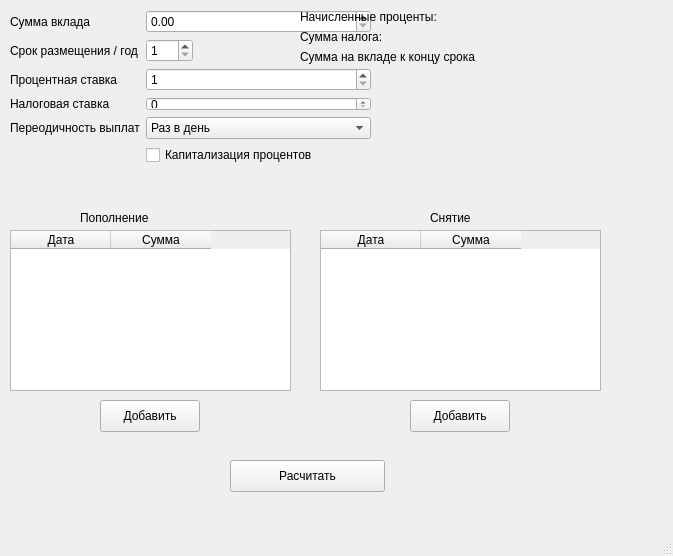
<?xml version="1.0" encoding="UTF-8"?>
<ui version="4.0">
 <class>debitWindow</class>
 <widget class="QMainWindow" name="debitWindow">
  <property name="geometry">
   <rect>
    <x>0</x>
    <y>0</y>
    <width>673</width>
    <height>556</height>
   </rect>
  </property>
  <property name="windowTitle">
   <string>MainWindow</string>
  </property>
  <widget class="QWidget" name="centralwidget">
   <widget class="QWidget" name="formLayoutWidget">
    <property name="geometry">
     <rect>
      <x>10</x>
      <y>10</y>
      <width>361</width>
      <height>201</height>
     </rect>
    </property>
    <layout class="QFormLayout" name="formLayout">
     <item row="0" column="0">
      <widget class="QLabel" name="label">
       <property name="text">
        <string>Сумма вклада</string>
       </property>
      </widget>
     </item>
     <item row="0" column="1">
      <widget class="QDoubleSpinBox" name="doubleSpinBox_amount">
       <property name="maximum">
        <double>1000000000.000000000000000</double>
       </property>
      </widget>
     </item>
     <item row="1" column="0">
      <widget class="QLabel" name="label_2">
       <property name="text">
        <string>Срок размещения / год</string>
       </property>
      </widget>
     </item>
     <item row="1" column="1">
      <widget class="QSpinBox" name="spinBox_period">
       <property name="sizePolicy">
        <sizepolicy hsizetype="Maximum" vsizetype="Maximum">
         <horstretch>0</horstretch>
         <verstretch>0</verstretch>
        </sizepolicy>
       </property>
       <property name="minimum">
        <number>1</number>
       </property>
       <property name="maximum">
        <number>600</number>
       </property>
      </widget>
     </item>
     <item row="2" column="0">
      <widget class="QLabel" name="label_3">
       <property name="text">
        <string>Процентная ставка</string>
       </property>
      </widget>
     </item>
     <item row="2" column="1">
      <widget class="QSpinBox" name="spinBox_interest">
       <property name="sizePolicy">
        <sizepolicy hsizetype="Expanding" vsizetype="Fixed">
         <horstretch>0</horstretch>
         <verstretch>0</verstretch>
        </sizepolicy>
       </property>
       <property name="minimum">
        <number>1</number>
       </property>
       <property name="maximum">
        <number>100</number>
       </property>
      </widget>
     </item>
     <item row="3" column="0">
      <widget class="QLabel" name="label_4">
       <property name="text">
        <string>Налоговая ставка</string>
       </property>
      </widget>
     </item>
     <item row="3" column="1">
      <widget class="QSpinBox" name="spinBox_tax">
       <property name="sizePolicy">
        <sizepolicy hsizetype="Expanding" vsizetype="Ignored">
         <horstretch>0</horstretch>
         <verstretch>0</verstretch>
        </sizepolicy>
       </property>
       <property name="minimum">
        <number>0</number>
       </property>
       <property name="maximum">
        <number>100</number>
       </property>
      </widget>
     </item>
     <item row="4" column="0">
      <widget class="QLabel" name="label_5">
       <property name="text">
        <string>Переодичность выплат</string>
       </property>
      </widget>
     </item>
     <item row="4" column="1">
      <widget class="QComboBox" name="comboBox">
       <item>
        <property name="text">
         <string>Раз в день</string>
        </property>
       </item>
       <item>
        <property name="text">
         <string>Раз в неделю</string>
        </property>
       </item>
       <item>
        <property name="text">
         <string>Раз в месяц</string>
        </property>
       </item>
       <item>
        <property name="text">
         <string>Раз в квартал</string>
        </property>
       </item>
       <item>
        <property name="text">
         <string>Раз в пол года</string>
        </property>
       </item>
       <item>
        <property name="text">
         <string>Раз в год</string>
        </property>
       </item>
       <item>
        <property name="text">
         <string>В конце срока</string>
        </property>
       </item>
      </widget>
     </item>
     <item row="5" column="1">
      <widget class="QCheckBox" name="checkBox">
       <property name="text">
        <string>Капитализация процентов</string>
       </property>
      </widget>
     </item>
    </layout>
   </widget>
   <widget class="QLabel" name="label_6">
    <property name="geometry">
     <rect>
      <x>340</x>
      <y>20</y>
      <width>121</width>
      <height>16</height>
     </rect>
    </property>
    <property name="text">
     <string/>
    </property>
   </widget>
   <widget class="QWidget" name="formLayoutWidget_2">
    <property name="geometry">
     <rect>
      <x>300</x>
      <y>10</y>
      <width>361</width>
      <height>191</height>
     </rect>
    </property>
    <layout class="QFormLayout" name="formLayout_2">
     <item row="0" column="0">
      <widget class="QLabel" name="label_7">
       <property name="text">
        <string>Начисленные проценты: </string>
       </property>
      </widget>
     </item>
     <item row="1" column="0">
      <widget class="QLabel" name="label_8">
       <property name="text">
        <string>Сумма налога:</string>
       </property>
      </widget>
     </item>
     <item row="2" column="0">
      <widget class="QLabel" name="label_9">
       <property name="text">
        <string>Сумма на вкладе к концу срока</string>
       </property>
      </widget>
     </item>
     <item row="0" column="1">
      <widget class="QLabel" name="label_totalInterest">
       <property name="text">
        <string/>
       </property>
      </widget>
     </item>
     <item row="2" column="1">
      <widget class="QLabel" name="label_finalSavings">
       <property name="text">
        <string/>
       </property>
      </widget>
     </item>
     <item row="1" column="1">
      <widget class="QLabel" name="label_totalTax">
       <property name="text">
        <string/>
       </property>
      </widget>
     </item>
    </layout>
   </widget>
   <widget class="QTableWidget" name="tableWidget_replenishment">
    <property name="geometry">
     <rect>
      <x>10</x>
      <y>230</y>
      <width>281</width>
      <height>161</height>
     </rect>
    </property>
    <property name="sizePolicy">
     <sizepolicy hsizetype="Fixed" vsizetype="Maximum">
      <horstretch>0</horstretch>
      <verstretch>0</verstretch>
     </sizepolicy>
    </property>
    <column>
     <property name="text">
      <string>Дата</string>
     </property>
    </column>
    <column>
     <property name="text">
      <string>Сумма</string>
     </property>
    </column>
   </widget>
   <widget class="QPushButton" name="pushButton_replenishment">
    <property name="geometry">
     <rect>
      <x>100</x>
      <y>400</y>
      <width>100</width>
      <height>32</height>
     </rect>
    </property>
    <property name="text">
     <string>Добавить</string>
    </property>
   </widget>
   <widget class="QLabel" name="label_10">
    <property name="geometry">
     <rect>
      <x>80</x>
      <y>210</y>
      <width>91</width>
      <height>16</height>
     </rect>
    </property>
    <property name="text">
     <string>Пополнение</string>
    </property>
   </widget>
   <widget class="QLabel" name="label_11">
    <property name="geometry">
     <rect>
      <x>430</x>
      <y>210</y>
      <width>61</width>
      <height>16</height>
     </rect>
    </property>
    <property name="text">
     <string>Снятие</string>
    </property>
   </widget>
   <widget class="QTableWidget" name="tableWidget_withdrawal">
    <property name="geometry">
     <rect>
      <x>320</x>
      <y>230</y>
      <width>281</width>
      <height>161</height>
     </rect>
    </property>
    <property name="sizePolicy">
     <sizepolicy hsizetype="Fixed" vsizetype="Maximum">
      <horstretch>0</horstretch>
      <verstretch>0</verstretch>
     </sizepolicy>
    </property>
    <column>
     <property name="text">
      <string>Дата</string>
     </property>
    </column>
    <column>
     <property name="text">
      <string>Сумма</string>
     </property>
    </column>
   </widget>
   <widget class="QPushButton" name="pushButton_withdrawal">
    <property name="geometry">
     <rect>
      <x>410</x>
      <y>400</y>
      <width>100</width>
      <height>32</height>
     </rect>
    </property>
    <property name="text">
     <string>Добавить</string>
    </property>
   </widget>
   <widget class="QPushButton" name="pushButton_calculate">
    <property name="geometry">
     <rect>
      <x>230</x>
      <y>460</y>
      <width>155</width>
      <height>32</height>
     </rect>
    </property>
    <property name="text">
     <string>Расчитать</string>
    </property>
   </widget>
  </widget>
  <widget class="QMenuBar" name="menubar">
   <property name="geometry">
    <rect>
     <x>0</x>
     <y>0</y>
     <width>673</width>
     <height>24</height>
    </rect>
   </property>
  </widget>
  <widget class="QStatusBar" name="statusbar"/>
 </widget>
 <resources/>
 <connections/>
</ui>
